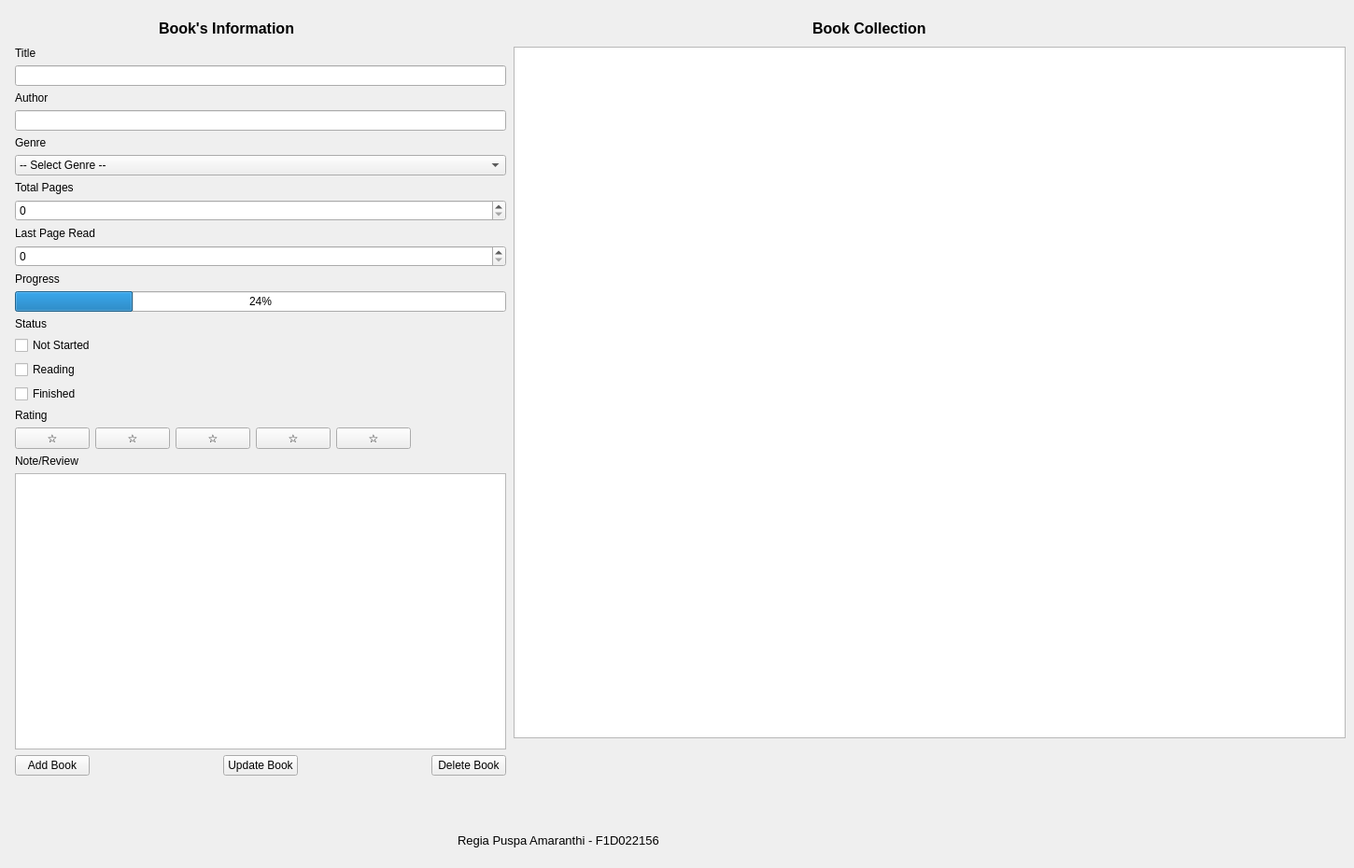
<?xml version="1.0" encoding="UTF-8"?>
<ui version="4.0">
 <class>MainWindow</class>
 <widget class="QMainWindow" name="MainWindow">
  <property name="enabled">
   <bool>true</bool>
  </property>
  <property name="geometry">
   <rect>
    <x>0</x>
    <y>0</y>
    <width>1450</width>
    <height>930</height>
   </rect>
  </property>
  <property name="sizePolicy">
   <sizepolicy hsizetype="Minimum" vsizetype="Minimum">
    <horstretch>0</horstretch>
    <verstretch>0</verstretch>
   </sizepolicy>
  </property>
  <property name="windowTitle">
   <string>MainWindow</string>
  </property>
  <widget class="QWidget" name="centralwidget">
   <widget class="QWidget" name="formLayoutWidget">
    <property name="geometry">
     <rect>
      <x>10</x>
      <y>50</y>
      <width>532</width>
      <height>781</height>
     </rect>
    </property>
    <layout class="QFormLayout" name="formLayout">
     <item row="0" column="1">
      <widget class="QLabel" name="titleLabel">
       <property name="font">
        <font>
         <family>Segoe UI</family>
         <pointsize>9</pointsize>
        </font>
       </property>
       <property name="text">
        <string>Title</string>
       </property>
      </widget>
     </item>
     <item row="1" column="1">
      <widget class="QLineEdit" name="titleLineEdit">
       <property name="font">
        <font>
         <family>Segoe UI</family>
         <pointsize>9</pointsize>
        </font>
       </property>
      </widget>
     </item>
     <item row="4" column="1">
      <widget class="QLabel" name="genreLabel">
       <property name="font">
        <font>
         <family>Segoe UI</family>
         <pointsize>9</pointsize>
        </font>
       </property>
       <property name="text">
        <string>Genre</string>
       </property>
      </widget>
     </item>
     <item row="5" column="1">
      <widget class="QComboBox" name="genreComboBox">
       <property name="font">
        <font>
         <family>Segoe UI</family>
         <pointsize>9</pointsize>
        </font>
       </property>
       <item>
        <property name="text">
         <string>-- Select Genre --</string>
        </property>
       </item>
       <item>
        <property name="text">
         <string>Fantasy</string>
        </property>
       </item>
       <item>
        <property name="text">
         <string>Biography</string>
        </property>
       </item>
       <item>
        <property name="text">
         <string>Drama</string>
        </property>
       </item>
       <item>
        <property name="text">
         <string>Romance</string>
        </property>
       </item>
       <item>
        <property name="text">
         <string>Thriller</string>
        </property>
       </item>
       <item>
        <property name="text">
         <string>Historical Fiction</string>
        </property>
       </item>
       <item>
        <property name="text">
         <string>Science Fiction</string>
        </property>
       </item>
       <item>
        <property name="text">
         <string>Action &amp; Adventure</string>
        </property>
       </item>
       <item>
        <property name="text">
         <string>Other</string>
        </property>
       </item>
      </widget>
     </item>
     <item row="6" column="1">
      <widget class="QLabel" name="totalPagesLabel">
       <property name="font">
        <font>
         <family>Segoe UI</family>
         <pointsize>9</pointsize>
        </font>
       </property>
       <property name="text">
        <string>Total Pages</string>
       </property>
      </widget>
     </item>
     <item row="7" column="1">
      <widget class="QSpinBox" name="totalPagesSpinBox">
       <property name="font">
        <font>
         <family>Segoe UI</family>
         <pointsize>9</pointsize>
        </font>
       </property>
      </widget>
     </item>
     <item row="8" column="1">
      <widget class="QLabel" name="lastPageLabel">
       <property name="font">
        <font>
         <family>Segoe UI</family>
         <pointsize>9</pointsize>
        </font>
       </property>
       <property name="text">
        <string>Last Page Read</string>
       </property>
      </widget>
     </item>
     <item row="9" column="1">
      <widget class="QSpinBox" name="lastPageSpinBox">
       <property name="font">
        <font>
         <family>Segoe UI</family>
         <pointsize>9</pointsize>
        </font>
       </property>
      </widget>
     </item>
     <item row="10" column="1">
      <widget class="QLabel" name="progressLabel">
       <property name="font">
        <font>
         <family>Segoe UI</family>
         <pointsize>9</pointsize>
        </font>
       </property>
       <property name="text">
        <string>Progress</string>
       </property>
      </widget>
     </item>
     <item row="11" column="1">
      <widget class="QProgressBar" name="progressBar">
       <property name="font">
        <font>
         <family>Segoe UI</family>
         <pointsize>9</pointsize>
        </font>
       </property>
       <property name="value">
        <number>24</number>
       </property>
      </widget>
     </item>
     <item row="16" column="1">
      <widget class="QLabel" name="ratingLabel">
       <property name="font">
        <font>
         <family>Segoe UI</family>
         <pointsize>9</pointsize>
        </font>
       </property>
       <property name="text">
        <string>Rating</string>
       </property>
      </widget>
     </item>
     <item row="12" column="1">
      <widget class="QLabel" name="statusLabel">
       <property name="font">
        <font>
         <family>Segoe UI</family>
         <pointsize>9</pointsize>
        </font>
       </property>
       <property name="text">
        <string>Status</string>
       </property>
      </widget>
     </item>
     <item row="17" column="1">
      <layout class="QHBoxLayout" name="horizontalLayout_2">
       <item>
        <widget class="QPushButton" name="btnStar1">
         <property name="sizePolicy">
          <sizepolicy hsizetype="Fixed" vsizetype="Fixed">
           <horstretch>30</horstretch>
           <verstretch>30</verstretch>
          </sizepolicy>
         </property>
         <property name="text">
          <string>☆</string>
         </property>
        </widget>
       </item>
       <item>
        <widget class="QPushButton" name="btnStar2">
         <property name="sizePolicy">
          <sizepolicy hsizetype="Fixed" vsizetype="Fixed">
           <horstretch>30</horstretch>
           <verstretch>30</verstretch>
          </sizepolicy>
         </property>
         <property name="text">
          <string>☆</string>
         </property>
        </widget>
       </item>
       <item>
        <widget class="QPushButton" name="btnStar3">
         <property name="sizePolicy">
          <sizepolicy hsizetype="Fixed" vsizetype="Fixed">
           <horstretch>30</horstretch>
           <verstretch>30</verstretch>
          </sizepolicy>
         </property>
         <property name="text">
          <string>☆</string>
         </property>
        </widget>
       </item>
       <item>
        <widget class="QPushButton" name="btnStar4">
         <property name="sizePolicy">
          <sizepolicy hsizetype="Fixed" vsizetype="Fixed">
           <horstretch>30</horstretch>
           <verstretch>30</verstretch>
          </sizepolicy>
         </property>
         <property name="text">
          <string>☆</string>
         </property>
        </widget>
       </item>
       <item>
        <widget class="QPushButton" name="btnStar5">
         <property name="sizePolicy">
          <sizepolicy hsizetype="Fixed" vsizetype="Fixed">
           <horstretch>30</horstretch>
           <verstretch>30</verstretch>
          </sizepolicy>
         </property>
         <property name="text">
          <string>☆</string>
         </property>
        </widget>
       </item>
      </layout>
     </item>
     <item row="13" column="1">
      <widget class="QCheckBox" name="notStartedCheckBox">
       <property name="font">
        <font>
         <family>Segoe UI</family>
         <pointsize>9</pointsize>
        </font>
       </property>
       <property name="text">
        <string>Not Started</string>
       </property>
      </widget>
     </item>
     <item row="14" column="1">
      <widget class="QCheckBox" name="readingCheckBox">
       <property name="font">
        <font>
         <family>Segoe UI</family>
         <pointsize>9</pointsize>
        </font>
       </property>
       <property name="text">
        <string>Reading</string>
       </property>
      </widget>
     </item>
     <item row="15" column="1">
      <widget class="QCheckBox" name="finishedCheckBox">
       <property name="font">
        <font>
         <family>Segoe UI</family>
         <pointsize>9</pointsize>
        </font>
       </property>
       <property name="text">
        <string>Finished</string>
       </property>
      </widget>
     </item>
     <item row="18" column="1">
      <widget class="QLabel" name="reviewLabel">
       <property name="font">
        <font>
         <family>Segoe UI</family>
         <pointsize>9</pointsize>
        </font>
       </property>
       <property name="text">
        <string>Note/Review</string>
       </property>
      </widget>
     </item>
     <item row="19" column="1">
      <widget class="QTextEdit" name="textEdit">
       <property name="font">
        <font>
         <family>Segoe UI</family>
         <pointsize>9</pointsize>
        </font>
       </property>
      </widget>
     </item>
     <item row="2" column="1">
      <widget class="QLabel" name="authorLabel">
       <property name="font">
        <font>
         <family>Segoe UI</family>
         <pointsize>9</pointsize>
        </font>
       </property>
       <property name="text">
        <string>Author</string>
       </property>
      </widget>
     </item>
     <item row="3" column="1">
      <widget class="QLineEdit" name="authorLineEdit">
       <property name="font">
        <font>
         <family>Segoe UI</family>
         <pointsize>9</pointsize>
        </font>
       </property>
      </widget>
     </item>
     <item row="20" column="1">
      <layout class="QHBoxLayout" name="horizontalLayout_3">
       <item>
        <widget class="QPushButton" name="addButton">
         <property name="sizePolicy">
          <sizepolicy hsizetype="Fixed" vsizetype="Fixed">
           <horstretch>40</horstretch>
           <verstretch>40</verstretch>
          </sizepolicy>
         </property>
         <property name="font">
          <font>
           <family>Segoe UI</family>
           <pointsize>9</pointsize>
          </font>
         </property>
         <property name="text">
          <string>Add Book</string>
         </property>
        </widget>
       </item>
       <item>
        <spacer name="horizontalSpacer_5">
         <property name="orientation">
          <enum>Qt::Horizontal</enum>
         </property>
         <property name="sizeHint" stdset="0">
          <size>
           <width>40</width>
           <height>20</height>
          </size>
         </property>
        </spacer>
       </item>
       <item>
        <widget class="QPushButton" name="updateButton">
         <property name="sizePolicy">
          <sizepolicy hsizetype="Fixed" vsizetype="Fixed">
           <horstretch>40</horstretch>
           <verstretch>40</verstretch>
          </sizepolicy>
         </property>
         <property name="font">
          <font>
           <family>Segoe UI</family>
           <pointsize>9</pointsize>
          </font>
         </property>
         <property name="text">
          <string>Update Book</string>
         </property>
        </widget>
       </item>
       <item>
        <spacer name="horizontalSpacer_6">
         <property name="orientation">
          <enum>Qt::Horizontal</enum>
         </property>
         <property name="sizeHint" stdset="0">
          <size>
           <width>40</width>
           <height>20</height>
          </size>
         </property>
        </spacer>
       </item>
       <item>
        <widget class="QPushButton" name="deleteButton">
         <property name="sizePolicy">
          <sizepolicy hsizetype="Fixed" vsizetype="Fixed">
           <horstretch>40</horstretch>
           <verstretch>40</verstretch>
          </sizepolicy>
         </property>
         <property name="font">
          <font>
           <family>Segoe UI</family>
           <pointsize>9</pointsize>
          </font>
         </property>
         <property name="text">
          <string>Delete Book</string>
         </property>
        </widget>
       </item>
      </layout>
     </item>
    </layout>
   </widget>
   <widget class="QTableWidget" name="bookTable">
    <property name="geometry">
     <rect>
      <x>550</x>
      <y>50</y>
      <width>891</width>
      <height>741</height>
     </rect>
    </property>
   </widget>
   <widget class="QLabel" name="bookInfoLabel">
    <property name="geometry">
     <rect>
      <x>170</x>
      <y>20</y>
      <width>191</width>
      <height>20</height>
     </rect>
    </property>
    <property name="font">
     <font>
      <family>Segoe UI</family>
      <pointsize>12</pointsize>
      <weight>75</weight>
      <bold>true</bold>
     </font>
    </property>
    <property name="text">
     <string>Book's Information</string>
    </property>
   </widget>
   <widget class="QLabel" name="bookListLabel">
    <property name="geometry">
     <rect>
      <x>870</x>
      <y>20</y>
      <width>161</width>
      <height>20</height>
     </rect>
    </property>
    <property name="font">
     <font>
      <family>Segoe UI</family>
      <pointsize>12</pointsize>
      <weight>75</weight>
      <bold>true</bold>
     </font>
    </property>
    <property name="text">
     <string>Book Collection</string>
    </property>
   </widget>
   <widget class="QLabel" name="nameLabel">
    <property name="geometry">
     <rect>
      <x>490</x>
      <y>890</y>
      <width>291</width>
      <height>21</height>
     </rect>
    </property>
    <property name="font">
     <font>
      <family>Segoe UI</family>
      <pointsize>10</pointsize>
      <weight>50</weight>
      <bold>false</bold>
     </font>
    </property>
    <property name="text">
     <string>Regia Puspa Amaranthi - F1D022156</string>
    </property>
   </widget>
  </widget>
 </widget>
 <resources/>
 <connections/>
</ui>
